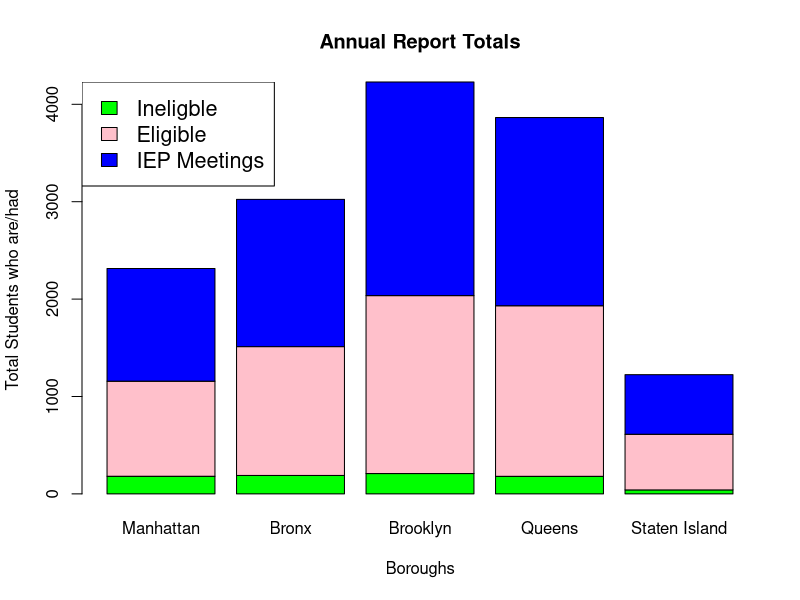

R code for this plot:
# Create the input vectors.
colors = c("green","pink","blue")
Boroughs <- c("Manhattan","Bronx","Brooklyn","Queens","Staten Island")
regions <- c("Ineligble","Eligible","IEP Meetings")

# Create the matrix of the values.
Values <- matrix(c(181,189,209,180,41,976,1323,1827,1752,571,1157,1512,2193,1932,612), nrow = 3, ncol = 5, byrow = TRUE)

# Give the chart file a name
png(file = "totalstudents_stacked.png")

# Create the bar chart
barplot(Values, main = "Annual Report Totals", names.arg = Boroughs, xlab = "Boroughs", ylab = "Total Students who are/had", col = colors)

# Add the legend to the chart
legend("topleft", regions, cex = 1.3, fill = colors)

# Save the file
dev.off()